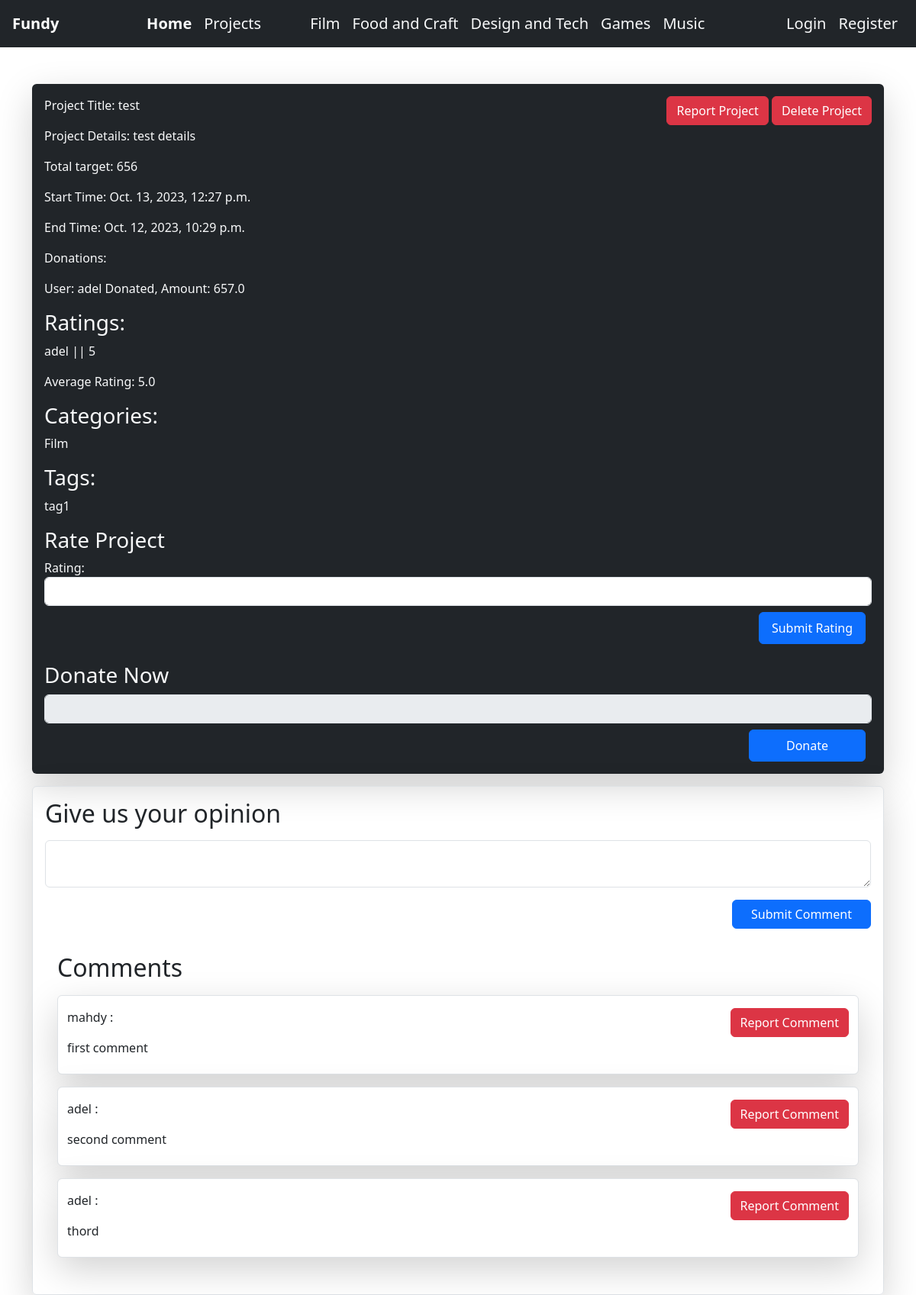
Screenshot of /1/projectDetails/ with the database file from the repository.
### projects/models.py (models this page shows, shortened)
class ProjectsModel(models.Model):
    user=models.ForeignKey(UserProfile, related_name='projects',on_delete=models.CASCADE)
    title = models.CharField(max_length=200)
    details = models.TextField(max_length=500)
    category = models.ManyToManyField(CategoriesModel)
    target = models.IntegerField()
    tags = models.ManyToManyField(TagsModel)
    start_time = models.DateTimeField()
    end_time = models.DateTimeField()
    is_featured = models.BooleanField(default=False)
    completed=models.BooleanField(default=False)
    closed=models.BooleanField(default=False)

class DonationModel(models.Model):
    user = models.ForeignKey(UserProfile, on_delete=models.CASCADE, related_name='donations')
    project = models.ForeignKey(
        ProjectsModel, related_name="donations", on_delete=models.CASCADE
    )
    donation = models.FloatField()

class UserProjectRating(models.Model):
    user = models.ForeignKey(UserProfile, on_delete=models.CASCADE)
    project = models.ForeignKey(
        ProjectsModel, on_delete=models.CASCADE, related_name="ratings"
    )
    rating = models.IntegerField(validators=[MaxValueValidator(5)])

class CategoriesModel(models.Model):
    name = models.CharField(max_length=50)

class TagsModel(models.Model):
    name = models.CharField(max_length=50)

class CommentsModel(models.Model):
    user = models.ForeignKey(UserProfile, on_delete=models.CASCADE)
    text = models.TextField(max_length=500)
    project = models.ForeignKey(
        ProjectsModel, on_delete=models.CASCADE, related_name="comments"
    )

### accounts/models.py (models this page shows, shortened)
class UserProfile(models.Model):
    user = models.OneToOneField(User, on_delete=models.CASCADE)
    phoneNumber = models.CharField(max_length=11, unique=True)
    image = models.ImageField(null=True, blank=True, upload_to="images/")
    birthdate = models.DateField(null=True, blank=True)
    address = models.CharField(max_length=200, null=True, blank=True)

### projects/views.py (the view, shortened to what this page needs)
# urls.py: path("<int:id>/projectDetails/",views.ProjectDetailsView.as_view(),name="projectDetails",
class ProjectDetailsView(View):
    def get(self, request, *args, **kwargs):
        id = kwargs.pop("id")
        currentProject = ProjectsModel.objects.get(id=id)
        ratingForm = RatingForm()
        projectComments = currentProject.comments.all()
        commentForm = CommentForm()
        donationForm = DonationForm()
        projectRatings = currentProject.ratings.all()
        averageRating = (
            projectRatings.aggregate(Avg("rating"))["rating__avg"]
            if projectRatings
            else 0
        )
        return render(
            request,
            "projects/projectDetails.html",
            {
                "commentForm": commentForm,
                "currentProject": currentProject,
                "projectComments": projectComments,
                "ratingForm": ratingForm,
                "projectRatings": projectRatings,
                "averageRating": averageRating,
                "donationForm": donationForm,
            },
        )

### projects/forms.py
class CommentForm(forms.ModelForm):
    class Meta:
        model = CommentsModel
        fields = ("text",)
    def __init__(self, *args, **kwargs):
        super(CommentForm, self).__init__(*args, **kwargs)
        self.fields["text"].widget = forms.TextInput(attrs={"class": "form-control"})

class RatingForm(forms.ModelForm):
    class Meta:
        model = UserProjectRating
        fields = ["rating"]
    def __init__(self, *args, **kwargs):
        super(RatingForm, self).__init__(*args, **kwargs)
        self.fields["rating"].widget = forms.NumberInput(
            attrs={"class": "form-control"}
        )

### projects/templates/projects/projectDetails.html (shortened to what this page needs)
{%extends 'base.html'%} {%block body%}
<div class="container bg-dark text-light rounded shadow shadow-lg my-3 p-3">
  <div class='d-flex justify-content-between'>
    <p>Project Title: {{ currentProject.title }}</p>
    <div>
  <a href='{%url "reportProject" id=currentProject.id%}'><button class='btn btn-danger'>Report Project</button></a>
  <a href='{%url "deleteProject" id=currentProject.id%}'><button class='btn btn-danger'>Delete Project</button></a></div>
</div>
  <p>Project Details: {{ currentProject.details }}</p>
  <p>Total target: {{ currentProject.target }}</p>
  <p>Start Time: {{ currentProject.start_time }}</p>
  <p>End Time: {{ currentProject.end_time }}</p>
  <p>Donations:
    {% for donation in currentProject.donations.all %}
        <p>User: {{ donation.user.user.username }} Donated, Amount: {{ donation.donation }}</p>
    {% endfor %}
    </p>
  <h3>Ratings:</h3>
  {% for rating in currentProject.ratings.all %}
  <p>{{ rating.user.user.username }} || {{ rating.rating }}</p>
    {% endfor %}
<p>Average Rating: {{ averageRating }}</p>
  <h3>Categories:</h3>
  {% for category in currentProject.category.all %}
  <p>{{ category.name }}</p>
  {% endfor %}
  <h3>Tags:</h3>
  {% for tag in currentProject.tags.all %}
  <p>{{ tag.name }}</p>
  {% endfor %}
 <h3> Rate Project </h3>
  <form method="post" class="form-group">
    {{ratingForm}}
    <div class='d-flex justify-content-end me-2 '>
    <input type="submit" name="submit-rating" value="Submit Rating" class="btn btn-primary mt-2 px-3 py-2">
    </div>
  </form>
<h3 class='mt-4'> Donate Now </h3>
<form method="post" class="form-group">
    {% if not currentProject.completed %}
        <input type="number" name="donation" class="form-control" min="1" required>
        <div class='d-flex justify-content-end me-2 '>
          <input type="submit" name="submit-donation" value="Donate" class="btn btn-primary mt-2 px-4 py-2">
          </div>    {% else %}
        <input type="number" name="donation" class="form-control" min="1" disabled>
        <div class='d-flex justify-content-end me-2 '>
          <input type="submit" name="submit-donation" value="Donate" class="btn btn-primary mt-2 px-5 py-2">
          </div>    {% endif %}
</form>
</div>
<div class='border p-3  shadow shadow-lg rounded'>
<h2 class='mb-3'>Give us your opinion </h2>
<form method="post" class="form-group">
 <textarea name="text" id="commentText" class="form-control" required></textarea>
 <div class="d-flex justify-content-end ">
  <input type="submit" name="submit-comment" value="Submit Comment" class="btn btn-primary ms-2 px-4 my-3 ">
</div></form>
{%if currentProject.comments.all %}
<div class='p-3'>
<h2>Comments </h2>
{% for comment in currentProject.comments.all %}
  <div class='form-control shadow shadow-lg pt-3 my-3'>
    <div class='d-flex justify-content-between'>
   <p>{{ comment.user.user.username }} : </p>
  <a href='{%url "reportComment" id=currentProject.id commentID=comment.id %}'><button type'button' class='btn btn-danger'>Report Comment</button></a>
    </div>
  <p>{{ comment.text }}</p>
  </div>
  {% endfor %}
</div>
  {%endif%}
</div>
{%endblock%}

### rows the page displays
ProjectsModel: title "test", details "test details", target "656", start_time "Oct. 13, 2023, 12:27 p.m.", end_time "Oct. 12, 2023, 10:29 p.m."
DonationModel: user.user.username "adel", donation "657.0"
UserProjectRating: user.user.username "adel", rating "5"
CategoriesModel: name "Film"
TagsModel: name "tag1"
CommentsModel: user.user.username "mahdy", text "first comment"
CommentsModel: user.user.username "adel", text "second comment"
CommentsModel: user.user.username "adel", text "thord"

### other values shown
{{ averageRating }} "5.0"
